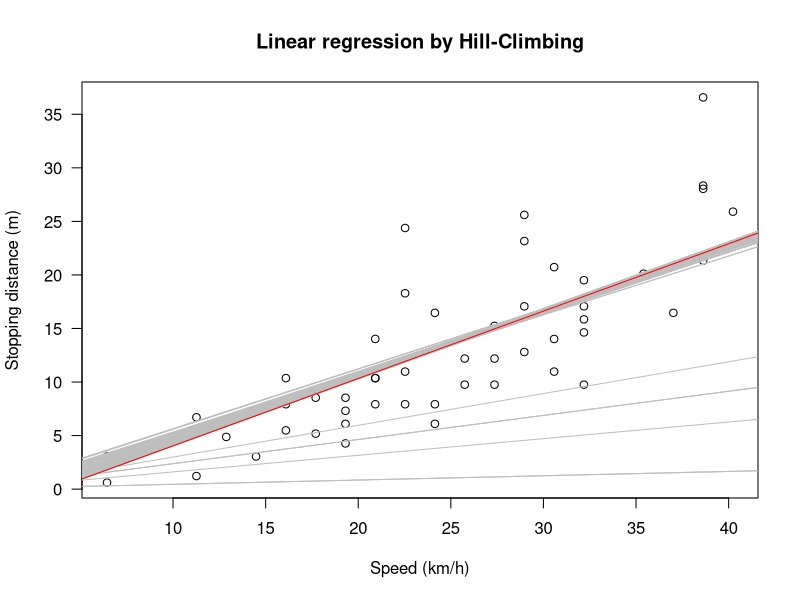
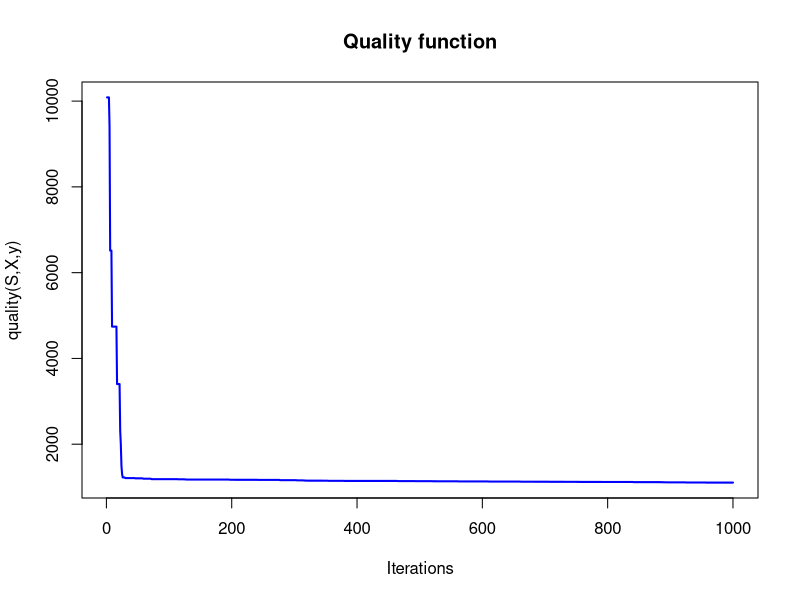

R code for these plots, in order:
#
# Metaheuristic Exercise
#
# 2014 (c) Bartlomiej Twardowski
# B.Twardowski@ii.pw.edu.pl

metaheuristic <- function(X, y, S_init, quality, tweek, max_iter = 1000, threshold = 0.00001) {
  i <- 0
  S <- S_init
  quality_h <- double(max_iter) #history
  S_h <- list(max_iter) #history
  repeat {
   i <- i + 1
   R <- tweak(S)
   if(quality(R,X,y) < quality(S,X,y))
     S <- R
   #save to history
   quality_h[i] <- quality(S,X,y)
   S_h[[i]] <- S
   if(quality(S,X,y) <= threshold || i == max_iter)
     break
  }
  list(S=S,quality=quality(S,X,y), S_history=S_h, quality_history=quality_h)
}

quality <- function(S, X, y)
  sum((y - X %*% S)^2)

tweak <- function(S) { 
  S + runif(nrow(S), min=-0.1, max=0.1)
}

## Run on cars dataset
require(datasets)
cars$speed_km <- cars$speed * 1.609344
cars$dist_m <- cars$dist * 0.3048

S_init <- matrix(c(0,0), nrow=2)
X <- cbind(1, matrix(cars$speed_km))
y <- cars$dist_m
iterations <- 1000
result <- metaheuristic(X, y, S_init, quality, tweek, iterations)

plot(cars$speed_km, cars$dist_m, xlab = "Speed (km/h)", ylab = "Stopping distance (m)", 
     las = 1, main='Linear regression by Hill-Climbing')

# plot data and converging fit
for (i in c(1,3,6,10,14,seq(20,iterations,by=10))) {
  abline(coef=result$S_history[[i]], col="gray")
}
abline(coef=result$S, col="red")

# check out the trajectory of the cost function
result$quality_history[seq(1,iterations, by=10)]
plot(result$quality_history, type='l', col='blue', lwd=2, main='Quality function', ylab='quality(S,X,y)', xlab='Iterations')
